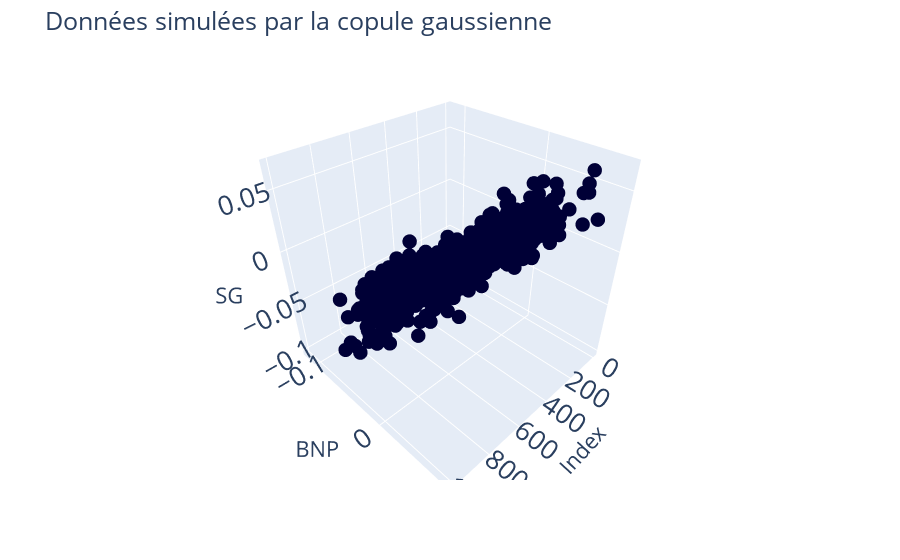

Here is the notebook cell this chart was saved with:
### Code cell
scatter_3d(samples, title="Données simulées par la copule gaussienne")

### Figure 1 — Plotly figure (JSON) as saved in the notebook; plotly's stock layout.template omitted (floating-point values rounded to 4 significant figures; data arrays with more than 128 entries replaced by an {"elided": "..."} marker saying what was removed)
{"data": [{"hovertemplate": "Data=Real<br>Index=%{x}<br>BNP=%{y}<br>SG=%{z}<extra></extra>", "legendgroup": "Real", "marker": {"color": "#000036", "size": 5, "symbol": "circle"}, "mode": "markers", "name": "Real", "scene": "scene", "showlegend": true, "type": "scatter3d", "x": {"elided": "1000 int values"}, "y": {"elided": "1000 float values"}, "z": {"elided": "1000 float values"}}], "layout": {"font": {"size": 18}, "legend": {"title": {"text": "Data"}, "tracegroupgap": 0}, "margin": {"t": 60}, "plot_bgcolor": "#F5F5F8", "scene": {"domain": {"x": [0, 1], "y": [0, 1]}, "xaxis": {"title": {"text": "Index"}}, "yaxis": {"title": {"text": "BNP"}}, "zaxis": {"title": {"text": "SG"}}}, "showlegend": false, "title": {"text": "Données simulées par la copule gaussienne"}}}
